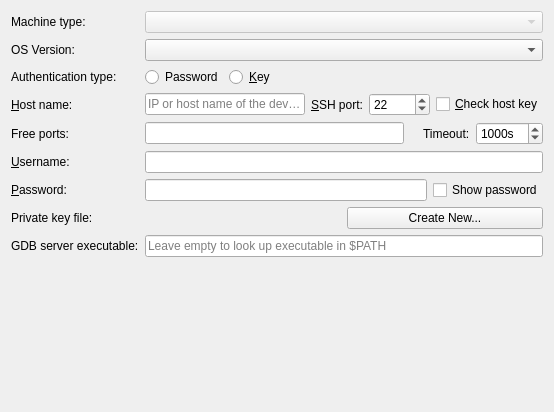
<?xml version="1.0" encoding="UTF-8"?>
<ui version="4.0">
 <class>RemoteLinux::GenericSyberDeviceConfigurationWidget</class>
 <widget class="QWidget" name="RemoteLinux::GenericSyberDeviceConfigurationWidget">
  <property name="geometry">
   <rect>
    <x>0</x>
    <y>0</y>
    <width>554</width>
    <height>412</height>
   </rect>
  </property>
  <property name="windowTitle">
   <string>Form</string>
  </property>
  <layout class="QGridLayout" name="gridLayout">
   <item row="0" column="0">
    <widget class="QLabel" name="machineTypeLabel">
     <property name="text">
      <string>Machine type:</string>
     </property>
    </widget>
   </item>
   <item row="0" column="1">
    <widget class="QComboBox" name="machineTypeComobox">
     <property name="enabled">
      <bool>false</bool>
     </property>
     <property name="editable">
      <bool>false</bool>
     </property>
    </widget>
   </item>
   <item row="1" column="0">
    <widget class="QLabel" name="label">
     <property name="text">
      <string>OS Version:</string>
     </property>
    </widget>
   </item>
   <item row="1" column="1">
    <widget class="QComboBox" name="osVersioncomboBox"/>
   </item>
   <item row="2" column="0">
    <widget class="QLabel" name="authTypeLabel">
     <property name="text">
      <string>Authentication type:</string>
     </property>
    </widget>
   </item>
   <item row="2" column="1">
    <widget class="QWidget" name="authTypeButtonsWidget" native="true">
     <layout class="QHBoxLayout" name="horizontalLayout_3">
      <property name="leftMargin">
       <number>0</number>
      </property>
      <property name="topMargin">
       <number>0</number>
      </property>
      <property name="rightMargin">
       <number>0</number>
      </property>
      <property name="bottomMargin">
       <number>0</number>
      </property>
      <item>
       <widget class="QRadioButton" name="passwordButton">
        <property name="text">
         <string>Password</string>
        </property>
       </widget>
      </item>
      <item>
       <widget class="QRadioButton" name="keyButton">
        <property name="text">
         <string>&amp;Key</string>
        </property>
       </widget>
      </item>
      <item>
       <spacer name="horizontalSpacer_4">
        <property name="orientation">
         <enum>Qt::Horizontal</enum>
        </property>
        <property name="sizeHint" stdset="0">
         <size>
          <width>40</width>
          <height>20</height>
         </size>
        </property>
       </spacer>
      </item>
     </layout>
    </widget>
   </item>
   <item row="3" column="0">
    <widget class="QLabel" name="hostNameLabel">
     <property name="text">
      <string>&amp;Host name:</string>
     </property>
     <property name="buddy">
      <cstring>hostLineEdit</cstring>
     </property>
    </widget>
   </item>
   <item row="3" column="1">
    <layout class="QHBoxLayout" name="horizontalLayout_4">
     <item>
      <widget class="QLineEdit" name="hostLineEdit">
       <property name="placeholderText">
        <string>IP or host name of the device</string>
       </property>
      </widget>
     </item>
     <item>
      <widget class="QLabel" name="sshPortLabel">
       <property name="text">
        <string>&amp;SSH port:</string>
       </property>
       <property name="buddy">
        <cstring>sshPortSpinBox</cstring>
       </property>
      </widget>
     </item>
     <item>
      <widget class="QSpinBox" name="sshPortSpinBox">
       <property name="minimum">
        <number>0</number>
       </property>
       <property name="maximum">
        <number>65535</number>
       </property>
       <property name="value">
        <number>22</number>
       </property>
      </widget>
     </item>
     <item>
      <widget class="QCheckBox" name="hostKeyCheckBox">
       <property name="text">
        <string>&amp;Check host key</string>
       </property>
      </widget>
     </item>
    </layout>
   </item>
   <item row="4" column="0">
    <widget class="QLabel" name="freePortsLabel">
     <property name="text">
      <string>Free ports:</string>
     </property>
     <property name="buddy">
      <cstring>portsLineEdit</cstring>
     </property>
    </widget>
   </item>
   <item row="4" column="1">
    <layout class="QHBoxLayout" name="horizontalLayout_7">
     <item>
      <widget class="QLineEdit" name="portsLineEdit">
       <property name="toolTip">
        <string>You can enter lists and ranges like this: '1024,1026-1028,1030'.</string>
       </property>
      </widget>
     </item>
     <item>
      <widget class="QLabel" name="portsWarningLabel">
       <property name="text">
        <string/>
       </property>
      </widget>
     </item>
     <item>
      <widget class="QLabel" name="connectionTimeoutLabel">
       <property name="text">
        <string>Timeout:</string>
       </property>
       <property name="buddy">
        <cstring>timeoutSpinBox</cstring>
       </property>
      </widget>
     </item>
     <item>
      <widget class="QSpinBox" name="timeoutSpinBox">
       <property name="suffix">
        <string>s</string>
       </property>
       <property name="maximum">
        <number>10000</number>
       </property>
       <property name="singleStep">
        <number>10</number>
       </property>
       <property name="value">
        <number>1000</number>
       </property>
      </widget>
     </item>
    </layout>
   </item>
   <item row="5" column="0">
    <widget class="QLabel" name="userNameLabel">
     <property name="text">
      <string>&amp;Username:</string>
     </property>
     <property name="buddy">
      <cstring>userLineEdit</cstring>
     </property>
    </widget>
   </item>
   <item row="5" column="1">
    <widget class="QLineEdit" name="userLineEdit"/>
   </item>
   <item row="6" column="0">
    <widget class="QLabel" name="passwordLabel">
     <property name="text">
      <string>&amp;Password:</string>
     </property>
     <property name="buddy">
      <cstring>pwdLineEdit</cstring>
     </property>
    </widget>
   </item>
   <item row="6" column="1">
    <layout class="QHBoxLayout" name="horizontalLayout_6">
     <item>
      <widget class="QLineEdit" name="pwdLineEdit">
       <property name="echoMode">
        <enum>QLineEdit::Password</enum>
       </property>
      </widget>
     </item>
     <item>
      <widget class="QCheckBox" name="showPasswordCheckBox">
       <property name="text">
        <string>Show password</string>
       </property>
      </widget>
     </item>
    </layout>
   </item>
   <item row="7" column="0">
    <widget class="QLabel" name="keyLabel">
     <property name="text">
      <string>Private key file:</string>
     </property>
    </widget>
   </item>
   <item row="7" column="1">
    <layout class="QHBoxLayout" name="horizontalLayout_8">
     <item>
      <widget class="Utils::PathChooser" name="keyFileLineEdit" native="true"/>
     </item>
     <item>
      <widget class="QPushButton" name="createKeyButton">
       <property name="text">
        <string>Create New...</string>
       </property>
      </widget>
     </item>
    </layout>
   </item>
   <item row="8" column="0">
    <widget class="QLabel" name="gdbServerLabel">
     <property name="text">
      <string>GDB server executable:</string>
     </property>
    </widget>
   </item>
   <item row="8" column="1">
    <widget class="QLineEdit" name="gdbServerLineEdit">
     <property name="placeholderText">
      <string>Leave empty to look up executable in $PATH</string>
     </property>
    </widget>
   </item>
   <item row="9" column="1">
    <spacer name="verticalSpacer">
     <property name="orientation">
      <enum>Qt::Vertical</enum>
     </property>
     <property name="sizeHint" stdset="0">
      <size>
       <width>20</width>
       <height>91</height>
      </size>
     </property>
    </spacer>
   </item>
  </layout>
  <zorder>passwordLabel</zorder>
  <zorder>authTypeButtonsWidget</zorder>
  <zorder>hostNameLabel</zorder>
  <zorder>userNameLabel</zorder>
  <zorder>freePortsLabel</zorder>
  <zorder>userLineEdit</zorder>
  <zorder>authTypeLabel</zorder>
  <zorder>keyLabel</zorder>
  <zorder>machineTypeLabel</zorder>
  <zorder>gdbServerLabel</zorder>
  <zorder>gdbServerLineEdit</zorder>
  <zorder>label</zorder>
  <zorder>osVersioncomboBox</zorder>
  <zorder>machineTypeComobox</zorder>
  <zorder>verticalSpacer</zorder>
 </widget>
 <customwidgets>
  <customwidget>
   <class>Utils::PathChooser</class>
   <extends>QWidget</extends>
   <header location="global">utils/pathchooser.h</header>
   <container>1</container>
   <slots>
    <signal>editingFinished()</signal>
    <signal>browsingFinished()</signal>
   </slots>
  </customwidget>
 </customwidgets>
 <resources/>
 <connections/>
</ui>
